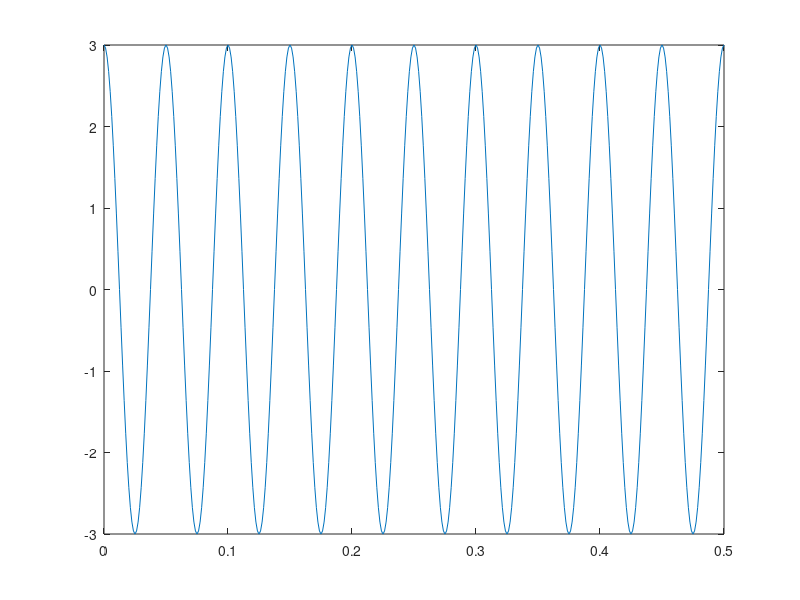

Write MATLAB code to recreate this figure. (Note: this script raises an error after producing the figure.)
close all;
clear; clc;

f = 20;
fd = f * 40;
td = 1/fd;
tend = 0.5;
phase = 0;
a = 3;
t = 0:td:tend;
s = a*cos(2*pi*f*t+phase);
figure;
plot(t,s);

fmod = 50;
mod_ph = pmmod(s, fmod, fd, pi/8);
figure;
subplot(1,2,1);
plot(t, mod_ph);
subplot(1,2,2);
plot(abs(fft(mod_ph, 1024)));

demod_ph = pmdemod(mod_ph, fmod, fd, pi/8);
figure;
subplot(1,2,1);
plot(t, demod_ph);
subplot(1,2,2);
plot(abs(fft(demod_ph, 1024)));

fmod = 50;
mod_f = fmmod(s, fmod, fd, 10);
figure;
subplot(1,2,1);
plot(t, mod_f);
subplot(1,2,2);
plot(abs(fft(mod_f, 1024)));

demod_f = fmdemod(mod_f, fmod, fd, 10);
figure;
subplot(1,2,1);
plot(t, demod_f);
subplot(1,2,2);
plot(abs(fft(demod_f, 1024)));